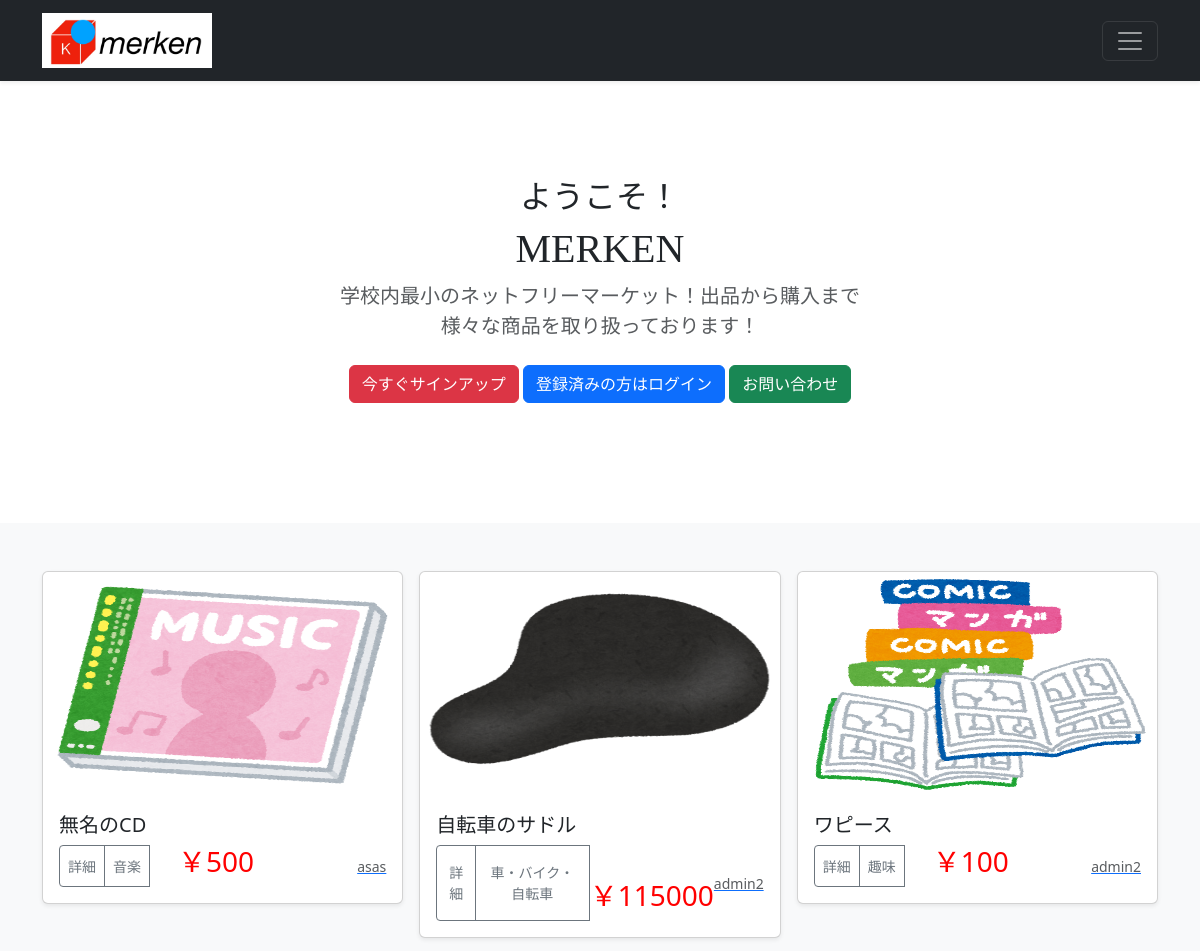
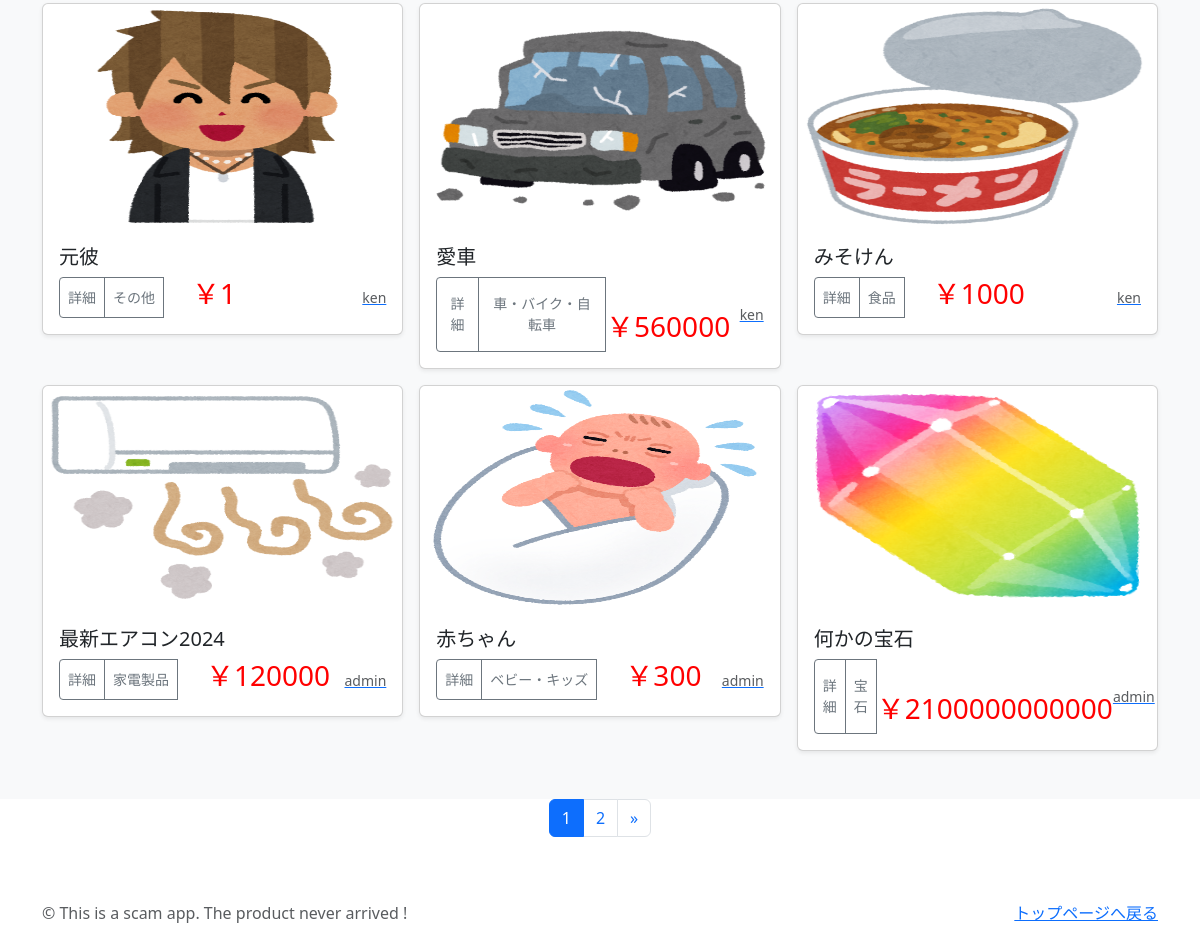
The page / on the database its author committed (2 pictures, top to bottom).
### trade/models.py (models this page shows, shortened)
class TradePost(models.Model):
    user = models.ForeignKey(
        CustomUser,
        verbose_name='ユーザー',
        on_delete=models.CASCADE
        )
    category = models.ForeignKey(
        Category,
        verbose_name='カテゴリ',
        on_delete=models.PROTECT
        )
    title = models.CharField(
        verbose_name='商品名', # フィールドのタイトル
        max_length=200        # 最大文字数は200
        )
    comment = models.TextField(
        verbose_name='コメント',  # フィールドのタイトル
        )
    price = models.IntegerField(
        verbose_name = '価格',
    )
    image1 = models.ImageField(
        verbose_name='イメージ1',# フィールドのタイトル
        upload_to = 'media'   # MEDIA_ROOT以下のphotosにファイルを保存
        )
    image2 = models.ImageField(
        verbose_name='イメージ2',# フィールドのタイトル
        upload_to = 'media',  # MEDIA_ROOT以下のphotosにファイルを保存
        blank=True,            # フィールド値の設定は必須でない
        null=True              # データベースにnullが保存されることを許容
        )
    posted_at = models.DateTimeField(
        verbose_name='投稿日時', # フィールドのタイトル
        auto_now_add=True       # 日時を自動追加
        )

class Category(models.Model):
    title = models.CharField(
        verbose_name='カテゴリ', # フィールドのタイトル
        max_length=20)

### accounts/models.py (models this page shows)
class CustomUser(AbstractUser):
    pass

### trade/views.py (the view)
# urls.py: path('',views.IndexView.as_view(), name='index'),
class IndexView(TemplateView):
    template_name = "index.html"

### trade/templates/index.html (shortened to what this page needs)
{% extends "base.html" %}
{% block contents %}
    {% include "trade_title.html" %}
    {% include "trade_list.html" %}
    {% include "pagination.html" %}
{% endblock  %}

### trade/templates/trade_list.html (shortened to what this page needs)
<div class="album py-5 bg-light">
  <div class="container">
    <div class="row row-cols-1 row-cols-sm-2 row-cols-md-3 g-3">
      {% for record in object_list %}
      <div class="col">
        <div class="card shadow-sm">
          <img src="{{ record.image1.url }}"
              class="bd-placeholder-img card-img-top"
              width="100%" height="225"
              xmlns="http://www.w3.org/2000/svg"
              role="img" aria-label="Placeholder: Thumbnail"
              preserveAspectRatio="xMidYMid slice"
              focusable="false">
              <rect width="100%" height="100%" fill="#55595c"/>
          <div class="card-body">
            <h5 class="card-text">
              {{record.title}}
            </h5>
            <div class="d-flex justify-content-between align-items-center">
              <div class="btn-group">
                {% if request.user  %}
                <button type = "button"
                        class="btn btn-sm btn-outline-secondary"
                        onclick="location.href='{% url 'trade:trade_detail' record.pk %}'">
                        詳細</button>
                {% endif %}
                <button type = "button"
                        class="btn btn-sm btn-outline-secondary"
                        onclick="location.href='{% url 'trade:trades_cat' category=record.category.id %}'">
                                {{record.category.title}}</button>
                <h3 style="color:red">　￥{{record.price}}</h3>
              </div>
              <a href="{% url 'trade:user_list' user=record.user.id %}">
                <small class="text-muted">
                  {{record.user.username}}</small>
              </a>
            </div>
          </div>
        </div>
      </div>
      {% endfor %}
    </div>
  </div>
</div>

### trade/templates/base.html (style rules this page uses)
.bd-placeholder-img { font-size: 1.125rem; text-anchor: middle; -webkit-user-select: none; -moz-user-select: none; user-select: none; }

### rows shown on the page
TradePost: image1 (picture), title "無名のCD", category "音楽", price "500", user.username "asas"
TradePost: image1 (picture), title "自転車のサドル", category "車・バイク・自転車", price "115000", user.username "admin2"
TradePost: image1 (picture), title "ワピース", category "趣味", price "100", user.username "admin2"
TradePost: image1 (picture), title "元彼", category "その他", price "1", user.username "ken"
TradePost: image1 (picture), title "愛車", category "車・バイク・自転車", price "560000", user.username "ken"
TradePost: image1 (picture), title "みそけん", category "食品", price "1000", user.username "ken"
TradePost: image1 (picture), title "最新エアコン2024", category "家電製品", price "120000", user.username "admin"
TradePost: image1 (picture), title "赤ちゃん", category "ベビー・キッズ", price "300", user.username "admin"
TradePost: image1 (picture), title "何かの宝石", category "宝石", price "2100000000000", user.username "admin"

### other values the page prints
{{ num }} "1"
{{ num }} "2"
